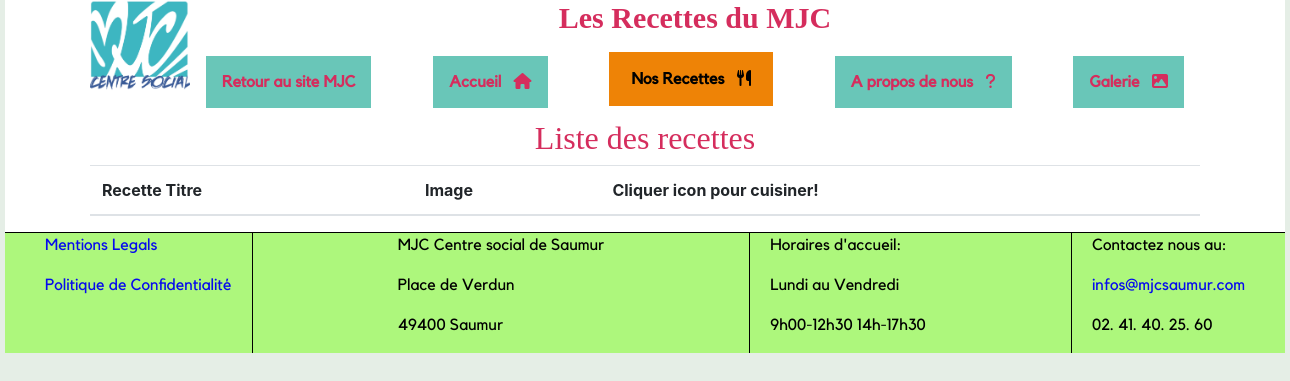
The page /index.php?controller=recipes&action=listRecipes on the database as committed earlier.
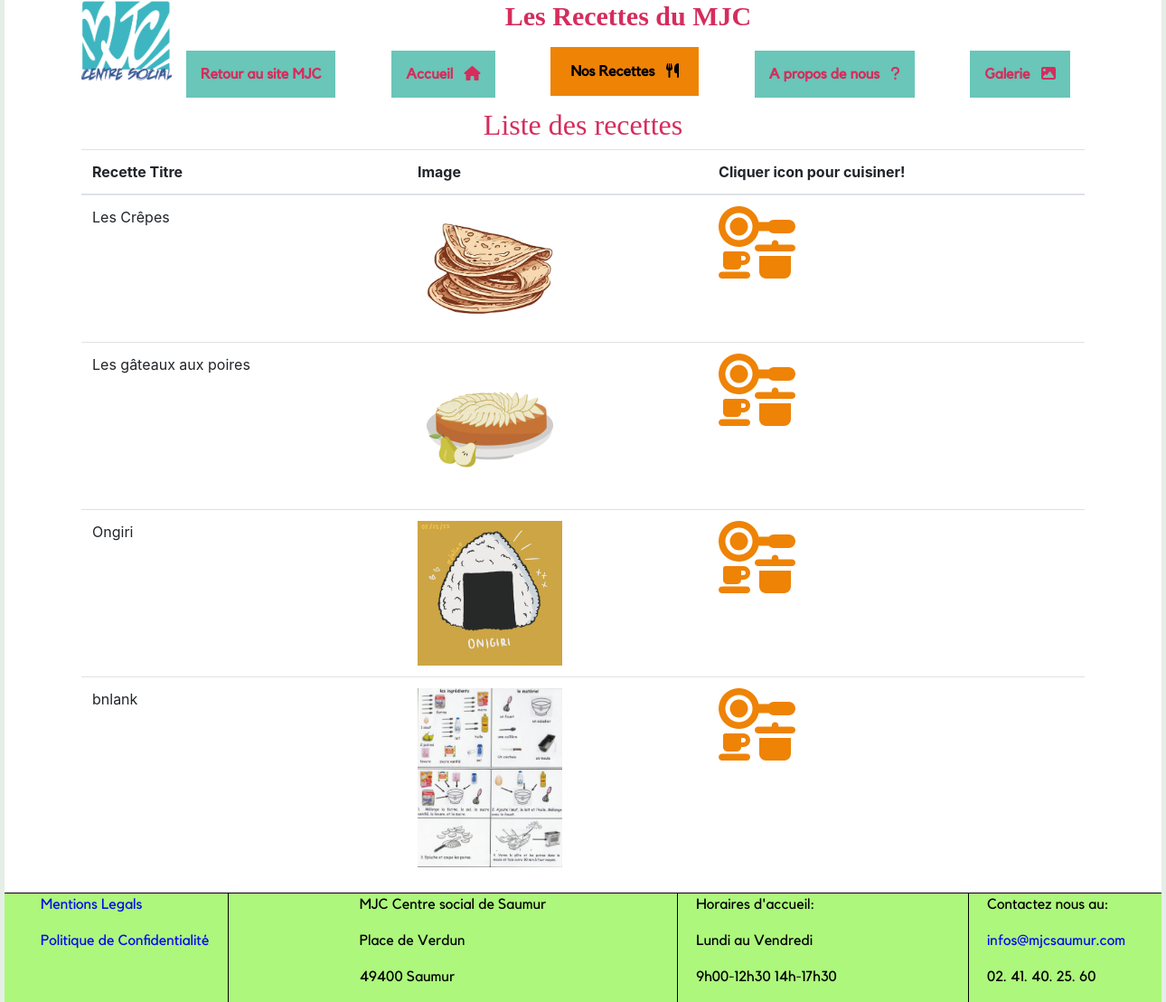
The same page on the database as committed later.
### tables this page shows
CREATE TABLE IF NOT EXISTS `recipetable` (
  `recetteId` int NOT NULL AUTO_INCREMENT,
  `recetteTitle` varchar(255) NOT NULL,
  `Ingredients` varchar(500) NOT NULL,
  `recetteImage` varchar(255) DEFAULT NULL,
  `recetteMethode` varchar(500) NOT NULL,
  `recetteFalc` varchar(255) DEFAULT NULL,
  PRIMARY KEY (`recetteId`)
);

### Controllers/Controller.php (called while the page is built, shortened)
<?php
abstract class Controller
{
    public function render(string $path, array $data = []) {
    extract($data);
    include dirname(__DIR__) . '/Views/' . $path . ".php";
    $content = ob_get_clean();
    include dirname(__DIR__).'/Views/base.php';
    }
}
?>

### Controllers/RecipesController.php (called while the page is built, shortened)
<?php
class recipesController extends Controller
{
    public function listRecipes() {
        $recipes = new recipeModel();
        $list = $recipes->findAll();
        $this->render("Recipes/listRecipes",["list"=>$list]);
    }
}
?>

### Public/index.php (called while the page is built, shortened)
<?php
include '../autoloader.php';
$route = new Router();
$route->routes();
?>

### autoloader.php (called while the page is built, shortened)
<?php
class autoloader {
static function autoload($class)
 {
    $class = str_replace(__NAMESPACE__.'\\','',$class);
    $class = str_replace('\\','/', $class);
 }
}
?>

### Core/dbConnect.php (called while the page is built, shortened)
<?php
class dbConnect
{
    public function __construct()
    {
        try {
            $this->connection = new PDO('mysql:host='.self::SERVER.';dbname=' . self::BASE, self::USER, self::PASSWORD);
        }
        catch (Exception $e)
        {
            die("Error : " . $e->getMessage());
        }
    }
}
?>

### Models/recipeModel.php (called while the page is built, shortened)
<?php
class recipeModel extends dbConnect {
    public function findAll() {
        $this->request = "SELECT * FROM recipetable";
        $result = $this->connection->query($this->request);
        $list=$result->fetchAll();
        return $list;
    }
    }
?>

### Views/recipes/listRecipes.php (the view, shortened to what this page needs)
<h2>Liste des recettes</h2>
<div class="listRecipe">
    <table class="table">
        <thead>
            <tr>
                <th scope="col">Recette Titre</th>
                <th scope="col">Image</th>
                <th scope="col">Cliquer icon pour cuisiner!</th>
            </tr>
        </thead>
        <?php
            foreach ($list as $value) {
                    echo "<tr>";
                    echo "<td>" .$value->recetteTitle . "</td>";
                    echo "<td><img src='$value->recetteImage' class='picture'></img></td>";
                    echo "<td><a href='index.php?controller=recipes&action=showRecipe&id=$value->recetteId'><i class='fa-solid fa-kitchen-set bigger'></i></a></td>";
                    echo "</tr>";
                }
            ?>
    </table>
</div>

### Core/router.php (shortened to what this page needs)
<?php
class Router
{
    public function routes()
    {
        $action = (isset($_GET['action'])?array_shift($_GET):'index');
        $controller = new $controller();
        if (method_exists($controller, $action)) {
            (isset($_GET))? call_user_func_array([$controller, $action], $_GET):$controller->$action();
        }
        else {
            http_response_code(404);
            echo "La page recherchee n'existe pas";
        }
    }
}
?>

### Views/base.php (shortened to what this page needs)
<!DOCTYPE html>
<html>
    <head>
        <link rel="stylesheet" href="https://cdn.jsdelivr.net/npm/bootstrap@4.3.1/dist/css/bootstrap.min.css"
>
        <link href="//netdna.bootstrapcdn.com/font-awesome/3.2.1/css/font-awesome.css" rel="stylesheet">
        <link rel="stylesheet" href="styles.css">
        </head>
    <body>
    <div class="wrapper">
        <div class="container">
           <img class = "mjclogo" src="images/logomjcok.png" alt="mjc logo">
                <header>
                    <h1>Les Recettes du MJC<h1>
                </header>
                        <div class="navbar">
                            <a id="returnMJC" href="https://mjcsaumur.com/">Retour au site MJC</a>
                            <a id="accueil" href="index.php">Accueil &nbsp; <i class="fa-solid fa-house"></i></a>
                            <div class="dropMenu">
                                <button class="dropbutton">
                                <a href='index.php?controller=recipes&action=listRecipes'>Nos Recettes &nbsp; <i class="fa-solid fa-utensils"></i></a>
                                </button>
                            </div>
                            <a id="propos" href="index.php?controller=home&action=about">A propos de nous &nbsp; <i class="fa-solid fa-question"></i></a>
                            <a id="galerie" href="index.php?controller=gallery&action=gallery">Galerie &nbsp; <i class="fa-solid fa-image"></i></a>
                        </div>
            <main>
                <?=$content?>
            </main>
        </div>
        <footer>
            <div class="legal">
                <p><a href="https://mjcsaumur.com/mentions-legales/">Mentions Legals</a></p>
                <p><a href="https://mjcsaumur.com/politique-de-confidentialite/">Politique de Confidentialité</a></p>
            </div>
            <div class="address">
                <p>MJC Centre social de Saumur</p>
                <p>Place de Verdun</p>
                <p>49400 Saumur</p>
            </div>
            <div class="ouverture">
                <p>Horaires d'accueil:</p>
                <p>Lundi au Vendredi</p>
                <p>9h00-12h30 14h-17h30</p>
            </div>
            <div class="contact">
                <p>Contactez nous au:</p>
                <p><a href="mailto:infos@mjcsaumur.com">infos@mjcsaumur.com</a></p>
                <p>02. 41. 40. 25. 60</p>
            </div>
        </footer>
    </div>
    </body>
</html>

### Public/styles.css (style rules this page uses)
h1, h2, h3 { font-family: "Amazon"; }
p, a { font-family: "Kollektif"; }
.wrapper { width: 1280px; height: 100%; margin: 0 auto; background-color: white; }
body { background-color: #e5eee6; }
.mjclogo { width:9%; float: left; }
header { text-align: center; }
.navbar { display: flex; justify-items: center; }
.navbar a { float: left; font-size: 16px; text-align: center; padding: 14px 16px; text-decoration: none; font-weight: bolder; }
.dropMenu { float : left; overflow: hidden; }
.dropbutton { background-color: #ee8306; }
.dropMenu .dropbutton { margin:0; font-family: inherit; outline: none; font-size: 16px; border: none; font-weight: bold; color: black; }
.dropbutton a { color:black; }
.bigger { font-size: 5em; color: #ee8306; }
h1 { color: #D52D5D; font-size: 30px; font-weight: bold; }
#accueil, #returnMJC, #propos, #galerie { color: #D52D5D; text-decoration: none; background-color: #69c6b8; }
footer { border-top: black; border-top-style: solid; border-top-width: 1px; background-color: #adf77c; color: rgb(0, 0, 0); display: flex; justify-content: space-between; }
footer a { color: #060aee; }
.legal { padding-left: 40px; padding-right: 20px; border-right: black; border-right-style: solid; border-right-width: 1px; }
.contact { padding-right: 40px; padding-left: 20px; border-left: black; border-left-style: solid; border-left-width: 1px; }
.ouverture { padding-left: 20px; border-left: black; border-left-style: solid; border-left-width: 1px; }
h2 { text-align: center; color: #D52D5D; }
.table img { width: 10em }

Rows that differ between the two databases and show on the page:
added recipetable: recetteTitle "Les Crêpes", recetteImage (picture)
added recipetable: recetteTitle "Les gâteaux aux poires", recetteImage (picture)
added recipetable: recetteTitle "Ongiri", recetteImage (picture)
added recipetable: recetteTitle "bnlank", recetteImage (picture)
